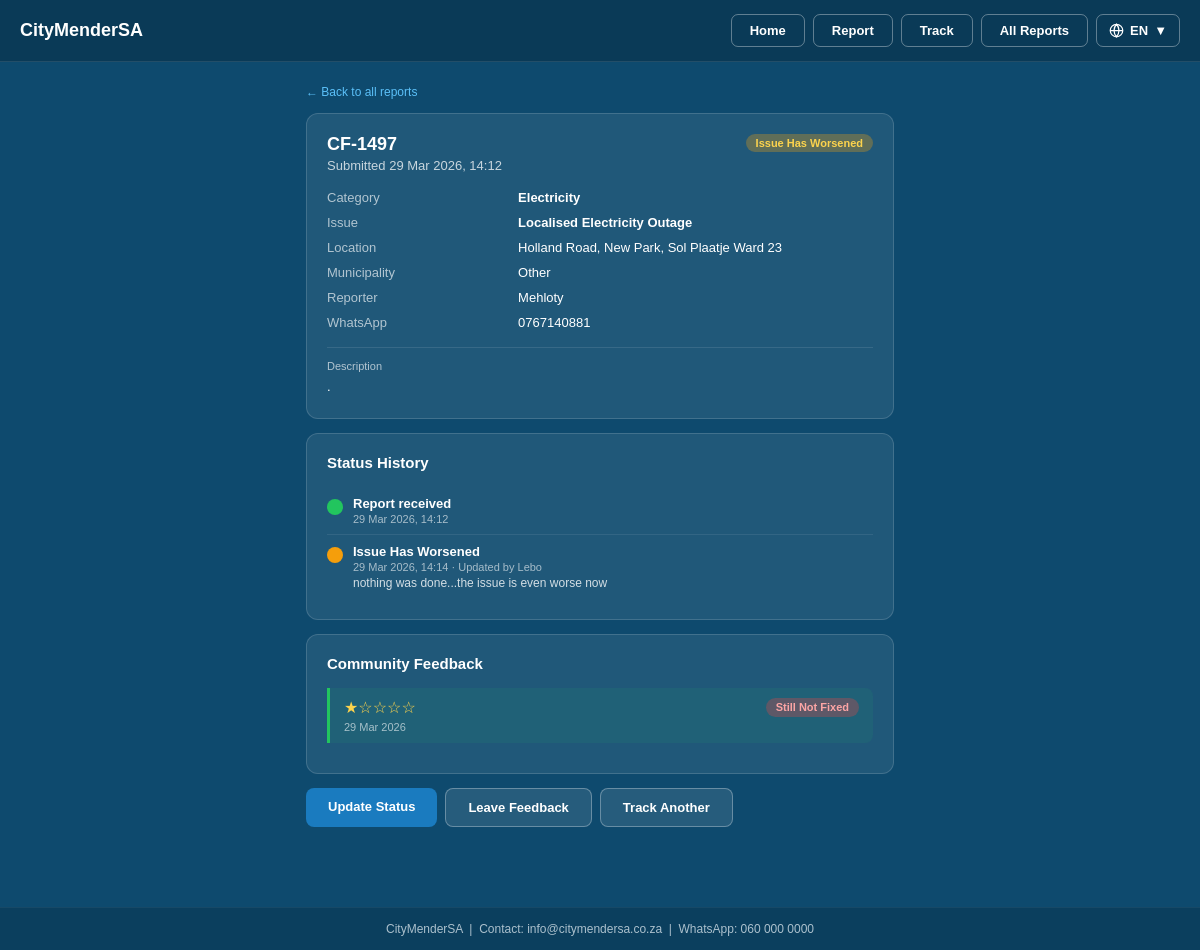
Screenshot of /track/report/3/ with the database file from the repository.
### Reporting/models.py (models this page shows, shortened)
class Report(models.Model):
    CATEGORY_CHOICES = [
        ('streetlight',         'Streetlight'),
        ('water_leaks',         'Water Leaks'),
        ('waste_sanitation',    'Waste & Sanitation'),
        ('roads_potholes',      'Roads & Potholes'),
        ('environment_health',  'Environment & Public Health'),
        ('parks_biodiversity',  'Parks, Trees & Biodiversity'),
        ('electricity',         'Electricity'),
    ]
    SUB_ISSUE_CHOICES = [
        ('light_not_working',   'Light Not Working'),
        ('light_fitting',       'Light Fitting Missing/Stolen'),
        ('cable_theft',         'Cable Theft From Pole'),
        ('pole_damage',         'Pole Damage'),
        ('light_on',            'Light On During Day'),
        ('water_pipe',          'Water Pipe Damaged/Leaking'),
        ('water_meter',         'Water Meter Damage'),
        ('water_outage',        'Localised Water Outage'),
        ('sewerage_leak',       'Sewerage Leak'),
        ('illegal_dumping',     'Illegal Dumping'),
        ('storm_drain',         'Storm Drain Blocked'),
        ('missed_collection',   'Missed Collection Day'),
        ('overflowing_bin',     'Overflowing Bin'),
        ('pothole',             'Pothole'),
        ('sinkhole',            'Sinkhole'),
        ('road_markings',       'Faded Road Markings'),
        ('traffic_sign',        'Traffic Sign Damaged'),
        ('pavement_damaged',    'Pavement Damaged'),
        ('hazardous_waste',     'Hazardous Waste'),
        ('water_pollution',     'Water Pollution'),
        ('sewage_outfalls',     'Sewage Into Rivers'),
        ('oil_spill',           'Oil/Fuel Spill'),
        ('asbestos_exposure',   'Asbestos Exposure'),
        ('illegal_trading',     'Illegal Trading'),
        ('trees',               'Fallen Tree/Dangerous Branches'),
        ('maintenance',         'Overgrown Verge/Park Maintenance'),
        ('tree_felling',        'Illegal Tree Felling'),
        ('playground',          'Playground Equipment Broken'),
        ('electricity_outage',  'Localised Electricity Outage'),
        ('illegal_connection',  'Illegal Connection Suspected'),
        ('substation_fault',    'Substation Fault Suspected'),
        ('exposed_cable',       'Exposed Live Cable'),
        ('traffic_lights',      'Traffic Lights Broken'),
    ]
    STATUS_CHOICES = [
        ('open',                        'Open'),
        ('issue_has_worsened',          'Issue Has Worsened'),
        ('issue_is_ongoing',            'Issue Is Ongoing'),
        ('issue_fixed',                 'Issue Fixed'),
        ('escalated_to_municipality',   'Escalated To Municipality'),
        ('scheduled_for_service',       'Scheduled For Service'),
        ('work_in_progress',            'Work In Progress'),
    ]
    MUNICIPALITY_CHOICES = [
        ('COJ',  'City of Johannesburg'),
        ('COT',  'City of Tshwane'),
        ('EKU',  'Ekurhuleni'),
        ('CoCT', 'City of Cape Town'),
        ('ETH',  'eThekwini'),
        ('NMB',  'Nelson Mandela Bay'),
        ('MAN',  'Mangaung'),
        ('BUF',  'Buffalo City'),
        ('OTHER','Other'),
    ]
    category         = models.CharField(max_length=30,  choices=CATEGORY_CHOICES)
    sub_issue        = models.CharField(max_length=30,  choices=SUB_ISSUE_CHOICES, blank=True)
    description      = models.TextField()
    location         = models.CharField(max_length=255)
    latitude         = models.FloatField(null=True, blank=True)
    longitude        = models.FloatField(null=True, blank=True)
    municipality     = models.CharField(max_length=10,  choices=MUNICIPALITY_CHOICES, blank=True)
    status           = models.CharField(max_length=30,  choices=STATUS_CHOICES, default='open')
    reporter_name    = models.CharField(max_length=100, blank=True)
    whatsapp_number  = models.CharField(max_length=20,  blank=True)
    reference_number = models.CharField(max_length=20,  unique=True, blank=True)
    photo            = models.ImageField(upload_to='reports/', null=True, blank=True)
    submitted_at     = models.DateTimeField(auto_now_add=True)
    updated_at       = models.DateTimeField(auto_now=True)
    class Meta:
        ordering = ['-submitted_at']

### Tracking/models.py (models this page shows, shortened)
class StatusUpdate(models.Model):
    STATUS_CHOICES = [
        ('open',                        'Open'),
        ('issue_has_worsened',          'Issue Has Worsened'),
        ('issue_is_ongoing',            'Issue Is Ongoing'),
        ('issue_fixed',                 'Issue Fixed'),
        ('escalated_to_municipality',   'Escalated To Municipality'),
        ('scheduled_for_service',       'Scheduled For Service'),
        ('work_in_progress',            'Work In Progress'),
    ]
    report     = models.ForeignKey(Report, on_delete=models.CASCADE, related_name='status_updates')
    new_status = models.CharField(max_length=30, choices=STATUS_CHOICES)
    note       = models.TextField(blank=True)
    updated_by = models.CharField(max_length=100, default='System')
    updated_at = models.DateTimeField(auto_now_add=True)
    class Meta:
        ordering = ['-updated_at']

class Feedback(models.Model):
    RATING_CHOICES = [(i, str(i)) for i in range(1, 6)]
    RESOLVED_CHOICES = [
        ('yes',     'Fully Resolved'),
        ('partial', 'Partially Resolved'),
        ('no',      'Still Not Fixed'),
        ('worse',   'Made Worse'),
    ]
    report        = models.ForeignKey(Report, on_delete=models.CASCADE, related_name='feedback')
    rating        = models.IntegerField(choices=RATING_CHOICES)
    resolved      = models.CharField(max_length=10, choices=RESOLVED_CHOICES)
    comment       = models.TextField(blank=True)
    reporter_name = models.CharField(max_length=100, blank=True)
    submitted_at  = models.DateTimeField(auto_now_add=True)
    class Meta:
        ordering = ['-submitted_at']

### Tracking/views.py (the view)
# urls.py: path('track/report/<int:pk>/',         views.report_detail,   name='report_detail'),
def report_detail(request, pk):
    report   = get_object_or_404(Report, pk=pk)
    updates  = report.status_updates.all()
    feedback = report.feedback.all()
    return render(request, 'Tracking/report_detail.html', {
        'report':   report,
        'updates':  updates,
        'feedback': feedback,
    })

### Templates/Tracking/report_detail.html (shortened to what this page needs)
{% extends 'base.html' %}
{% block content %}
<div class="container">
    <a href="{% url 'report_list' %}" style="font-size:12px;color:#5bc0f8;text-decoration:none;display:inline-block;margin-bottom:14px">&larr; Back to all reports</a>
    <div class="card">
        <div style="display:flex;justify-content:space-between;align-items:flex-start;margin-bottom:12px">
            <div>
                <div style="font-size:18px;font-weight:700">{{ report.reference_number }}</div>
                <div style="font-size:13px;opacity:.75;margin-top:3px">Submitted {{ report.submitted_at|date:"d M Y, H:i" }}</div>
            </div>
            {% if report.status == 'open' %}
                <span class="badge badge-open">{{ report.get_status_display }}</span>
            {% elif report.status == 'issue_fixed' %}
                <span class="badge badge-fixed">{{ report.get_status_display }}</span>
            {% else %}
                <span class="badge badge-prog">{{ report.get_status_display }}</span>
            {% endif %}
        </div>
        <table style="width:100%;font-size:13px;border-collapse:collapse">
            <tr><td style="opacity:.65;padding:5px 0;width:35%">Category</td><td style="font-weight:600">{{ report.get_category_display }}</td></tr>
            <tr><td style="opacity:.65;padding:5px 0">Issue</td><td style="font-weight:600">{{ report.get_sub_issue_display }}</td></tr>
            <tr><td style="opacity:.65;padding:5px 0">Location</td><td>{{ report.location }}</td></tr>
            {% if report.municipality %}<tr><td style="opacity:.65;padding:5px 0">Municipality</td><td>{{ report.get_municipality_display }}</td></tr>{% endif %}
            {% if report.reporter_name %}<tr><td style="opacity:.65;padding:5px 0">Reporter</td><td>{{ report.reporter_name }}</td></tr>{% endif %}
            {% if report.whatsapp_number %}<tr><td style="opacity:.65;padding:5px 0">WhatsApp</td><td>{{ report.whatsapp_number }}</td></tr>{% endif %}
        </table>
        {% if report.description %}
        <div style="margin-top:12px;padding-top:12px;border-top:1px solid rgba(255,255,255,0.1)">
            <div style="font-size:11px;opacity:.65;margin-bottom:5px">Description</div>
            <div style="font-size:13px;line-height:1.6">{{ report.description }}</div>
        </div>
        {% endif %}
    </div>
    <div class="card">
        <div class="card-title">Status History</div>
        <div class="prog-row"><div class="dot d-done"></div><div><div class="pt">Report received</div><div class="ps">{{ report.submitted_at|date:"d M Y, H:i" }}</div></div></div>
        {% for u in updates %}
        <div class="prog-row">
            <div class="dot {% if forloop.last %}d-act{% else %}d-done{% endif %}"></div>
            <div>
                <div class="pt">{{ u.get_new_status_display }}</div>
                <div class="ps">{{ u.updated_at|date:"d M Y, H:i" }} · Updated by {{ u.updated_by }}</div>
                {% if u.note %}<div style="font-size:12px;margin-top:3px;opacity:.8">{{ u.note }}</div>{% endif %}
            </div>
        </div>
        {% empty %}
        <div style="font-size:13px;opacity:.6">No status updates yet.</div>
        {% endfor %}
    </div>
    <div class="card">
        <div class="card-title">Community Feedback</div>
        {% for f in feedback %}
        <div style="border-left:3px solid #22c55e;padding:10px 14px;margin-bottom:10px;background:rgba(34,197,94,0.08);border-radius:0 8px 8px 0">
            <div style="display:flex;justify-content:space-between;margin-bottom:4px">
                <span style="color:#fcd34d;font-size:16px">{% for i in '12345' %}{% if forloop.counter <= f.rating %}&#9733;{% else %}&#9734;{% endif %}{% endfor %}</span>
                <span class="badge badge-{% if f.resolved == 'yes' %}fixed{% elif f.resolved == 'no' %}open{% else %}other{% endif %}">{{ f.get_resolved_display }}</span>
            </div>
            <div style="font-size:11px;opacity:.6">{% if f.reporter_name %}{{ f.reporter_name }} · {% endif %}{{ f.submitted_at|date:"d M Y" }}</div>
        </div>
        {% empty %}
        <div style="font-size:13px;opacity:.6">No feedback yet.</div>
        {% endfor %}
    </div>
    <div style="display:flex;gap:8px;flex-wrap:wrap;margin-bottom:20px">
        <a href="{% url 'update_status'   report.pk %}" class="btn btn-primary">Update Status</a>
        <a href="{% url 'submit_feedback' report.pk %}" class="btn btn-outline">Leave Feedback</a>
        <a href="{% url 'track_home' %}"               class="btn btn-outline">Track Another</a>
    </div>
</div>
{% endblock %}

### Templates/base.html (style rules this page uses)
* { box-sizing:border-box;margin:0;padding:0 }
body { font-family:Arial,sans-serif;background:#0e4a6e;min-height:100vh;color:#fff }
.container { max-width:620px;margin:auto;padding:20px 16px }
.card { background:rgba(255,255,255,0.08);border:1px solid rgba(255,255,255,0.15);border-radius:12px;padding:20px;margin-bottom:14px }
.card-title { font-size:15px;font-weight:700;margin-bottom:16px }
.btn { display:inline-block;padding:11px 22px;border-radius:8px;border:none;font-size:13px;font-weight:700;cursor:pointer;text-decoration:none;transition:all .2s;text-align:center }
.btn-primary { background:#1a7bbf;color:#fff }
.btn-outline { background:rgba(255,255,255,0.1);color:#fff;border:1.5px solid rgba(255,255,255,0.3) }
.badge { padding:3px 10px;border-radius:20px;font-size:11px;font-weight:600;display:inline-block }
.badge-open { background:rgba(239,68,68,.3);color:#fca5a5 }
.badge-prog { background:rgba(245,158,11,.3);color:#fcd34d }
.prog-row { display:flex;align-items:flex-start;gap:10px;padding:9px 0;border-bottom:1px solid rgba(255,255,255,0.08) }
.prog-row:last-child { border:none }
.dot { width:16px;height:16px;border-radius:50%;flex-shrink:0;margin-top:3px }
.d-done { background:#22c55e }
.d-act { background:#f59e0b }
.pt { font-size:13px;font-weight:600 }
.ps { font-size:11px;opacity:.6;margin-top:2px }

### rows the page displays
Report: reference_number "CF-1497", submitted_at "29 Mar 2026, 14:12", status "Issue Has Worsened", category "Electricity", sub_issue "Localised Electricity Outage", location "Holland Road, New Park, Sol Plaatje Ward 23", municipality "Other", reporter_name "Mehloty", whatsapp_number "0767140881", description "."
StatusUpdate: new_status "Issue Has Worsened", updated_at "29 Mar 2026, 14:14", updated_by "Lebo", note "nothing was done...the issue is even worse now"
Feedback: rating 1 (drawn), resolved "Still Not Fixed", submitted_at "29 Mar 2026"
